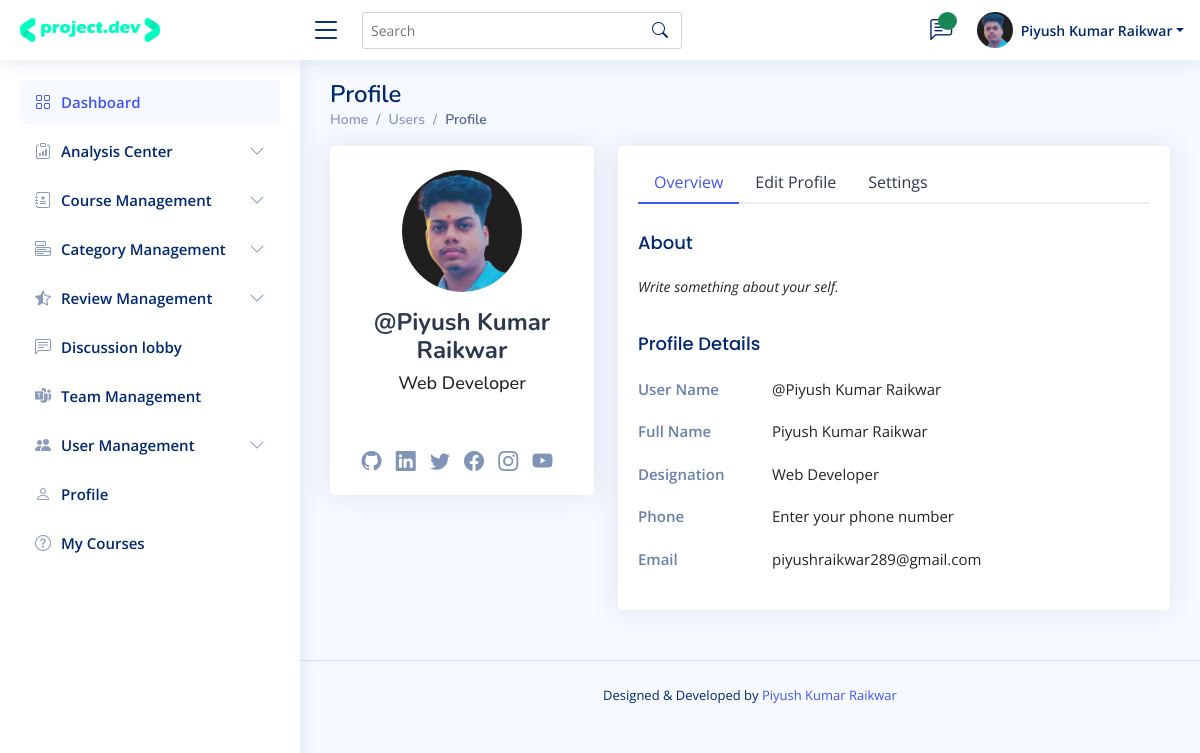
Screenshot of /admin/users-profile-overview.php (signed in) with the database file from the repository.
### tables this page shows
CREATE TABLE `user_data` (
  `user_id` int(11) NOT NULL,
  `full_name` varchar(255) NOT NULL,
  `username` varchar(255) NOT NULL,
  `password` text NOT NULL,
  `role` varchar(255) NOT NULL,
  `designation` varchar(255) NOT NULL DEFAULT 'designation',
  `about_text` text NOT NULL DEFAULT 'Write something about your self.',
  `profile_picture` text NOT NULL,
  `forgot_pwd_otp` varchar(255) NOT NULL,
  `phone` varchar(255) NOT NULL DEFAULT 'Enter your phone number',
  `tfa` varchar(255) NOT NULL DEFAULT 'No',
  `email` varchar(255) NOT NULL,
  `fb` text NOT NULL,
  `insta` text NOT NULL,
  `twitter` text NOT NULL,
  `linkedin` text NOT NULL,
  `github` text NOT NULL,
  `youtube` text NOT NULL,
  `date` varchar(255) NOT NULL,
  `active_record` varchar(11) NOT NULL DEFAULT 'Yes'
);

### admin/users-profile-overview.php (the view)
<?php include('admin_header.php');
include('private_files/system_configure_setting.php') ?>
<body>
  <?php include("navbar.php") ?>
  <?php include('sidebar.php') ?>
  <main id="main" class="main">
    <div class="pagetitle">
      <h1>Profile</h1>
      <nav>
        <ol class="breadcrumb">
          <li class="breadcrumb-item"><a href="index.php">Home</a></li>
          <li class="breadcrumb-item">Users</li>
          <li class="breadcrumb-item active">Profile</li>
        </ol>
      </nav>
    </div>
    <section class="section profile">
      <div class="row">
        <div class="col-xl-4">
          <?php $user_id = $_SESSION['user_id'];
          $sql_show_user_overview = "SELECT * FROM user_data WHERE user_id = '{$user_id}' ";
          $result_sql_show_user_overview = mysqli_query($conn, $sql_show_user_overview) or die("Query Failed!!");
          if (mysqli_num_rows($result_sql_show_user_overview) > 0) {
            while ($row_user_overview = mysqli_fetch_assoc($result_sql_show_user_overview)) {
          ?>
              <div class="card">
                <div class="card-body profile-card pt-4 d-flex flex-column align-items-center">
                  <img src="upload_media/users_profiles_picture/<?php echo $row_user_overview['profile_picture'] ?>" alt="Profile" class="rounded-circle">
                  <h2 class='text-center mt-3 pb-2'>@<?php echo $row_user_overview['username'] ?></h2>
                  <h3 class='text-center'><?php echo $row_user_overview['designation'] ?></h3>
                  <div class="social-links mt-5">
                    <a href="<?php echo $row_user_overview['github'] ?>" class="linkedin"><i class="bi bi-github"></i></a>
                    <a href="<?php echo $row_user_overview['linkedin'] ?>" class="linkedin"><i class="bi bi-linkedin"></i></a>
                    <a href="<?php echo $row_user_overview['twitter'] ?>" class="twitter"><i class="bi bi-twitter"></i></a>
                    <a href="<?php echo $row_user_overview['fb'] ?>" class="facebook"><i class="bi bi-facebook"></i></a>
                    <a href="<?php echo $row_user_overview['insta'] ?>" class="instagram"><i class="bi bi-instagram"></i></a>
                    <a href="<?php echo $row_user_overview['youtube'] ?>" class="instagram"><i class="bi bi-youtube"></i></a>
                  </div>
                </div>
              </div>
        </div>
        <div class="col-xl-8">
          <div class="card">
            <div class="card-body pt-3">
              <ul class="nav nav-tabs nav-tabs-bordered">
                <li class="nav-item">
                  <button class="nav-link active" data-bs-toggle="tab" data-bs-target="#profile-overview">Overview</button>
                </li>
                <li class="nav-item">
                  <a style='color:#2c384e' href="users-profile-edit.php" class="nav-link">Edit Profile</a>
                </li>
                <li class="nav-item">
                  <a style='color:#2c384e' href="users-profile-settings.php" class="nav-link">Settings</a>
                </li>
              </ul>
              <div class="tab-content pt-2">
                <div class="tab-pane fade show active profile-overview" id="profile-overview">
                  <h5 class="card-title">About</h5>
                  <p class="small fst-italic"><?php echo $row_user_overview['about_text'] ?></p>
                  <h5 class="card-title">Profile Details</h5>
                  <div class="row">
                    <div class="col-lg-3 col-md-4 label ">User Name</div>
                    <div class="col-lg-9 col-md-8">@<?php echo $row_user_overview['username'] ?></div>
                  </div>
                  <div class="row">
                    <div class="col-lg-3 col-md-4 label ">Full Name</div>
                    <div class="col-lg-9 col-md-8"><?php echo $row_user_overview['full_name'] ?></div>
                  </div>
                  <div class="row">
                    <div class="col-lg-3 col-md-4 label">Designation</div>
                    <div class="col-lg-9 col-md-8"><?php echo $row_user_overview['designation'] ?></div>
                  </div>
                  <div class="row">
                    <div class="col-lg-3 col-md-4 label">Phone</div>
                    <div class="col-lg-9 col-md-8"><?php echo $row_user_overview['phone'] ?></div>
                  </div>
                  <div class="row">
                    <div class="col-lg-3 col-md-4 label">Email</div>
                    <div class="col-lg-9 col-md-8"><?php echo $row_user_overview['email'] ?></div>
                  </div>
                </div>
            <?php }
          } ?>
              </div>
            </div>
          </div>
        </div>
      </div>
    </section>
  </main>
  <?php include('admin_footer.php') ?>

### admin/assets/css/style.css (style rules this page uses)
:root { scroll-behavior: smooth; }
body { font-family: "Open Sans", sans-serif; background: #f6f9ff; color: #444444; }
a { color: #4154f1; text-decoration: none; }
h1, h2, h3, h4, h5, h6 { font-family: "Nunito", sans-serif; }
#main { margin-top: 60px; padding: 20px 30px; transition: all 0.3s; }
.pagetitle { margin-bottom: 10px; }
.pagetitle h1 { font-size: 24px; margin-bottom: 0; font-weight: 600; color: #012970; }
.card { margin-bottom: 30px; border: none; border-radius: 5px; box-shadow: 0px 0 30px rgba(1, 41, 112, 0.1); }
.card-title { padding: 20px 0 15px 0; font-size: 18px; font-weight: 500; color: #012970; font-family: "Poppins", sans-serif; }
.card-body { padding: 0 20px 20px 20px; }
.breadcrumb { font-size: 14px; font-family: "Nunito", sans-serif; color: #899bbd; font-weight: 600; }
.breadcrumb a { color: #899bbd; transition: 0.3s; }
.breadcrumb .breadcrumb-item::before { color: #899bbd; }
.breadcrumb .active { color: #51678f; font-weight: 600; }
.nav-tabs-bordered { border-bottom: 2px solid #ebeef4; }
.nav-tabs-bordered .nav-link { margin-bottom: -2px; border: none; color: #2c384e; }
.nav-tabs-bordered .nav-link.active { background-color: #fff; color: #4154f1; border-bottom: 2px solid #4154f1; }
@media (min-width: 1200px) { #main, #footer { margin-left: 300px; } }
.profile .profile-card img { max-width: 120px; }
.profile .profile-card h2 { font-size: 24px; font-weight: 700; color: #2c384e; margin: 10px 0 0 0; }
.profile .profile-card h3 { font-size: 18px; }
.profile .profile-card .social-links a { font-size: 20px; display: inline-block; color: rgba(1, 41, 112, 0.5); line-height: 0; margin-right: 10px; transition: 0.3s; }
.profile .profile-overview .row { margin-bottom: 20px; font-size: 15px; }
.profile .profile-overview .card-title { color: #012970; }
.profile .profile-overview .label { font-weight: 600; color: rgba(1, 41, 112, 0.6); }

### rows the page displays
user_data: profile_picture (picture), username "Piyush Kumar Raikwar", designation "Web Developer", about_text "Write something about your self.", full_name "Piyush Kumar Raikwar", phone "Enter your phone number", email "piyushraikwar289@gmail.com"

### other values shown
$_SESSION['username'] "Piyush Kumar Raikwar"
